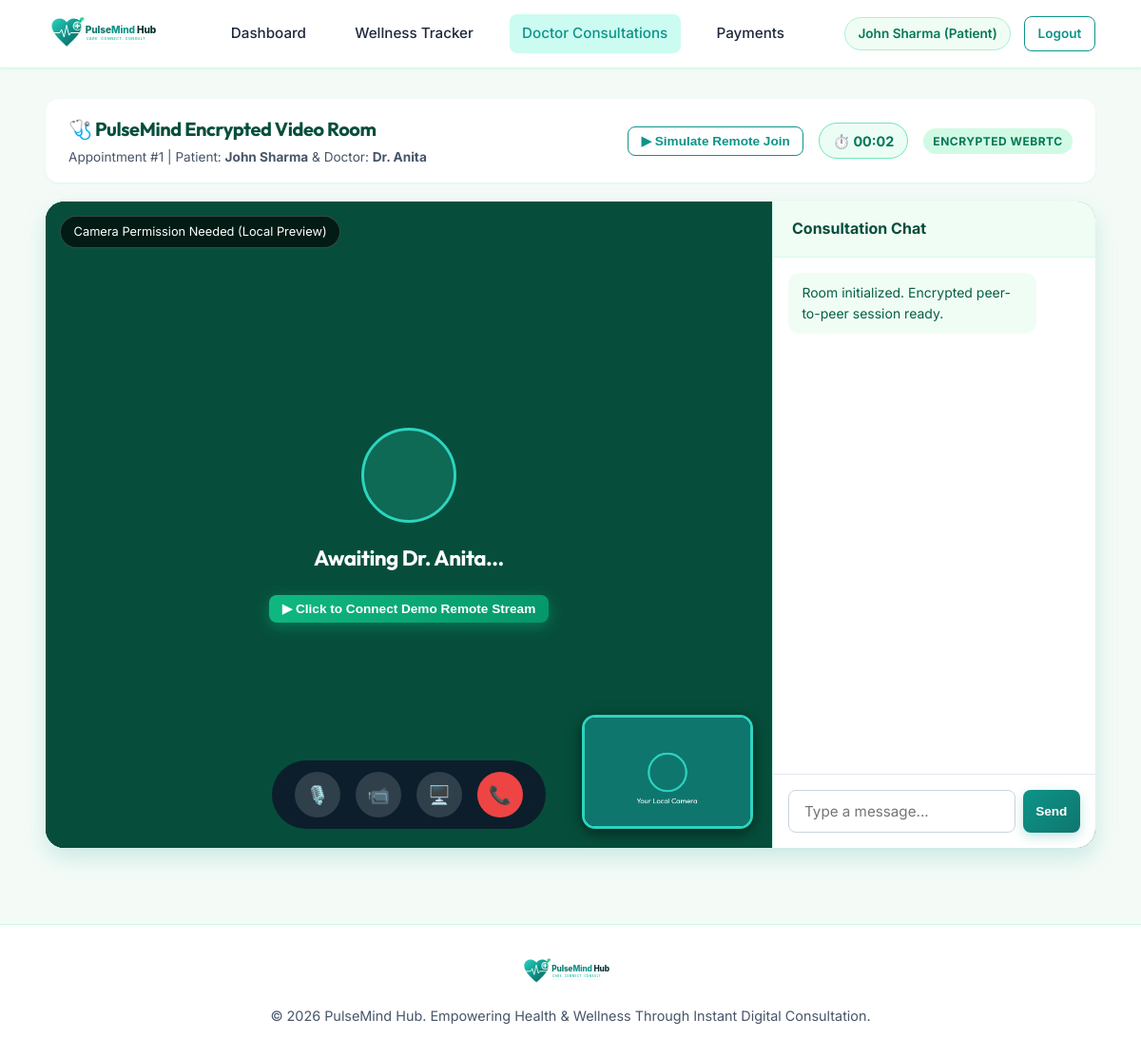
The app's page /consultations/room/demo-consultation-room-101/ (signed in) with its own data.
### accounts/models.py (models this page shows, shortened)
class CustomUser(AbstractUser):
    ROLE_CHOICES = (
        ('PATIENT', 'Patient'),
        ('DOCTOR', 'Doctor'),
        ('ADMIN', 'Admin'),
    )
    role = models.CharField(max_length=10, choices=ROLE_CHOICES, default='PATIENT')
    phone = models.CharField(max_length=20, blank=True, null=True)
    profile_picture = models.ImageField(upload_to='profiles/', blank=True, null=True)
    bio = models.TextField(blank=True, null=True)
    specialization = models.CharField(max_length=100, blank=True, null=True, help_text="For Doctors: e.g., Cardiologist, Psychiatrist, General Physician")
    qualification = models.CharField(max_length=100, blank=True, null=True, help_text="e.g. MBBS, MD, PhD")
    consultation_fee = models.DecimalField(max_digits=10, decimal_places=2, default=500.00, help_text="Fee charged per consultation (₹)")
    experience_years = models.PositiveIntegerField(default=5, help_text="Years of medical practice")
    wellness_goal = models.CharField(max_length=255, blank=True, null=True, default="Improve daily sleep and stay hydrated")
    emergency_contact_name = models.CharField(max_length=100, blank=True, null=True)
    emergency_contact_phone = models.CharField(max_length=20, blank=True, null=True)
    @property
    def is_doctor(self):
        return self.role == 'DOCTOR'
    @property
    def is_admin(self):
        return self.role == 'ADMIN' or self.is_superuser or self.is_staff

### consultations/models.py (models this page shows, shortened)
class Appointment(models.Model):
    STATUS_CHOICES = (
        ('SCHEDULED', 'Scheduled'),
        ('COMPLETED', 'Completed'),
        ('CANCELLED', 'Cancelled'),
    )
    PAYMENT_CHOICES = (
        ('PENDING', 'Payment Pending'),
        ('PAID', 'Paid & Confirmed'),
        ('REFUNDED', 'Refunded'),
    )
    patient = models.ForeignKey(
        settings.AUTH_USER_MODEL,
        on_delete=models.CASCADE,
        related_name='patient_appointments',
        limit_choices_to={'role': 'PATIENT'}
    )
    doctor = models.ForeignKey(
        settings.AUTH_USER_MODEL,
        on_delete=models.CASCADE,
        related_name='doctor_appointments',
        limit_choices_to={'role': 'DOCTOR'}
    )
    slot = models.OneToOneField(DoctorSlot, on_delete=models.SET_NULL, null=True, blank=True, related_name='appointment')
    appointment_date = models.DateField()
    appointment_time = models.TimeField()
    symptoms_notes = models.TextField(blank=True, null=True, help_text="Brief notes on symptoms or health concern")
    fee = models.DecimalField(max_digits=10, decimal_places=2, default=50.00)
    status = models.CharField(max_length=20, choices=STATUS_CHOICES, default='SCHEDULED')
    payment_status = models.CharField(max_length=20, choices=PAYMENT_CHOICES, default='PENDING')
    meeting_room_id = models.CharField(max_length=100, unique=True, default=uuid.uuid4)
    created_at = models.DateTimeField(auto_now_add=True)
    class Meta:
        ordering = ['-appointment_date', '-appointment_time']

### consultations/views.py (the view)
# urls.py: path('room/<str:room_id>/', views.video_room, name='video_room'),
@login_required
def video_room(request, room_id):
    appointment = get_object_or_404(Appointment, meeting_room_id=room_id)
    if request.user != appointment.patient and request.user != appointment.doctor:
        messages.error(request, "Unauthorized access to video consultation room.")
        return redirect('dashboard:index')
    if appointment.payment_status != 'PAID':
        messages.error(request, "Payment is pending for this appointment. Please complete payment first.")
        return redirect('payments:checkout', appointment_id=appointment.id)
    context = {
        'appointment': appointment,
        'room_id': room_id,
        'is_doctor': request.user == appointment.doctor,
    }
    return render(request, 'consultations/video_room.html', context)

### templates/consultations/video_room.html (shortened to what this page needs)
{% extends 'base.html' %}
{% load static %}
{% block content %}
<div style="max-width: 1400px; margin: 0 auto;">
  <div style="display: flex; align-items: center; justify-content: space-between; background: #ffffff; padding: 1rem 1.5rem; border-radius: var(--radius-md); margin-bottom: 1.25rem; box-shadow: var(--shadow-sm);">
    <div>
      <h2 style="font-size: 1.25rem; color: #064e3b; margin-bottom: 0.15rem;">
        🩺 PulseMind Encrypted Video Room
      </h2>
      <div style="font-size: 0.85rem; color: var(--muted-text);">
        Appointment #{{ appointment.id }} | Patient: <strong>{{ appointment.patient.get_full_name|default:appointment.patient.username }}</strong> & Doctor: <strong>Dr. {{ appointment.doctor.get_full_name|default:appointment.doctor.username }}</strong>
      </div>
    </div>
    <div style="display: flex; align-items: center; gap: 1rem;">
      <button onclick="simulateParticipantJoin()" class="btn btn-secondary btn-sm" style="border-color: #0d9488; color: #0d9488;">
        ▶ Simulate Remote Join
      </button>
      <div style="background: #ecfdf5; border: 1px solid #6ee7b7; padding: 0.4rem 0.85rem; border-radius: 50px; font-weight: 700; color: #047857; font-size: 0.9rem;">
        ⏱️ <span id="callTimer">00:00</span>
      </div>
      <span class="badge badge-paid">Encrypted WebRTC</span>
    </div>
  </div>
  <div class="video-call-wrapper">
    <div class="video-view-area">
      <div class="main-video-container">
        <div id="remoteWaitingOverlay" style="display: flex; flex-direction: column; align-items: center; justify-content: center; text-align: center; color: white; padding: 2rem;">
          <div style="width: 100px; height: 100px; border-radius: 50%; background: rgba(45, 212, 191, 0.2); border: 3px solid #2dd4bf; display: flex; align-items: center; justify-content: center; font-size: 3rem; margin-bottom: 1.25rem; animation: pulseGlow 2s infinite;">
          </div>
          <h3 style="color: #ffffff; font-size: 1.4rem; margin-bottom: 1.25rem;">
            Awaiting {% if is_doctor %}{{ appointment.patient.get_full_name|default:appointment.patient.username }}{% else %}Dr. {{ appointment.doctor.get_full_name|default:appointment.doctor.username }}{% endif %}...
          </h3>
          <button onclick="simulateParticipantJoin()" class="btn btn-success btn-sm" style="box-shadow: 0 4px 15px rgba(16, 185, 129, 0.4);">
            ▶ Click to Connect Demo Remote Stream
          </button>
        </div>
        <div class="local-video-pip">
          <video id="localVideo" autoplay playsinline muted></video>
        </div>
        <div id="callStatus" style="position: absolute; top: 15px; left: 15px; background: rgba(0,0,0,0.65); backdrop-filter: blur(4px); color: #ffffff; padding: 0.35rem 0.85rem; border-radius: 50px; font-size: 0.8rem; border: 1px solid rgba(255,255,255,0.2);">
        </div>
      </div>
      <div class="video-controls-bar">
        <button id="btnMuteAudio" onclick="toggleAudio()" class="btn-ctrl" title="Mute/Unmute Mic">🎙️</button>
        <button id="btnToggleVideo" onclick="toggleVideo()" class="btn-ctrl" title="Turn Camera On/Off">📹</button>
        <button onclick="shareScreen()" class="btn-ctrl" title="Share Screen">🖥️</button>
        <button onclick="endCall()" class="btn-ctrl end-call" title="End Consultation Call">📞</button>
      </div>
    </div>
    <div class="chat-sidebar">
      <div class="chat-header">
        Consultation Chat
      </div>
      <div id="chatMessages" class="chat-messages">
        <div class="chat-msg received" style="background: #f0fdf4; color: #065f46;">
          Room initialized. Encrypted peer-to-peer session ready.
        </div>
      </div>
      <form id="chatForm" class="chat-input-area">
        <input type="text" id="chatInput" class="form-control" placeholder="Type a message..." required>
        <button type="submit" class="btn btn-primary btn-sm">Send</button>
      </form>
    </div>
  </div>
</div>
{% endblock %}

### templates/base.html (shortened to what this page needs)
{% load static %}
<!DOCTYPE html>
<html lang="en">
<head>
    <link rel="stylesheet" href="{% static 'css/styles.css' %}">
</head>
<body>
    <nav class="navbar">
        <div class="navbar-container">
            <a href="{% url 'dashboard:index' %}" class="navbar-brand">
                <img src="{% static 'images/logo.svg' %}"
                     alt="PulseMind Hub"
                     class="navbar-logo">
            </a>
            {% if user.is_authenticated %}
                {% if user.is_admin %}
                    <ul class="nav-links">
                        <li>
                            <a href="{% url 'dashboard:index' %}"
                               class="nav-link {% if request.resolver_match.app_name == 'dashboard' %}active{% endif %}">
                                Admin Dashboard
                            </a>
                        </li>
                        <li>
                            <a href="{% url 'accounts:admin_user_list' %}"
                               class="nav-link {% if request.resolver_match.url_name == 'admin_user_list' or request.resolver_match.url_name == 'admin_user_add' or request.resolver_match.url_name == 'admin_user_edit' %}active{% endif %}">
                                User Management
                            </a>
                        </li>
                        <li>
                            <a href="{% url 'accounts:admin_consultations' %}"
                               class="nav-link {% if request.resolver_match.url_name == 'admin_consultations' %}active{% endif %}">
                                Consultations Audit
                            </a>
                        </li>
                        <li>
                            <a href="{% url 'accounts:admin_payments' %}"
                               class="nav-link {% if request.resolver_match.url_name == 'admin_payments' %}active{% endif %}">
                                Financial Audit
                            </a>
                        </li>
                    </ul>
                    <div style="display:flex; align-items:center; gap:0.85rem;">
                        <div class="user-badge"
                             style="background:#fef3c7; color:#92400e; border-color:#fde68a;">
                            Admin: {{ user.username }}
                        </div>
                        <a href="{% url 'accounts:logout' %}"
                           class="btn btn-secondary btn-sm">
                            Logout
                        </a>
                    </div>
                {% else %}
                    <ul class="nav-links">
                        <li>
                            <a href="{% url 'dashboard:index' %}"
                               class="nav-link {% if request.resolver_match.app_name == 'dashboard' %}active{% endif %}">
                                Dashboard
                            </a>
                        </li>
                        <li>
                            <a href="{% url 'wellness:index' %}"
                               class="nav-link {% if request.resolver_match.app_name == 'wellness' %}active{% endif %}">
                                Wellness Tracker
                            </a>
                        </li>
                        <li>
                            <a href="{% url 'consultations:doctors' %}"
                               class="nav-link {% if request.resolver_match.app_name == 'consultations' %}active{% endif %}">
                                Doctor Consultations
                            </a>
                        </li>
                        <li>
                            <a href="{% url 'payments:history' %}"
                               class="nav-link {% if request.resolver_match.app_name == 'payments' %}active{% endif %}">
                                Payments
                            </a>
                        </li>
                    </ul>
                    <div style="display:flex; align-items:center; gap:0.85rem;">
                        <a href="{% url 'accounts:profile' %}" class="user-badge">
                            {{ user.get_full_name|default:user.username }}
                            ({% if user.is_doctor %}Doctor{% else %}Patient{% endif %})
                        </a>
                        <a href="{% url 'accounts:logout' %}"
                           class="btn btn-secondary btn-sm">
                            Logout
                        </a>
                    </div>
                {% endif %}
            {% endif %}
        </div>
    </nav>
    <main class="main-wrapper">
        {% block content %}{% endblock %}
    </main>
    <footer>
        <div style="
            max-width:1600px;
            width:96%;
            margin:0 auto;
            padding:0 1.5rem;
            display:flex;
            flex-direction:column;
            align-items:center;
            gap:0.5rem;
        ">
            <img src="{% static 'images/logo.svg' %}"
                 alt="PulseMind Hub"
                 style="height:36px;">
            <p style="margin-top:0.5rem;">
                © 2026 PulseMind Hub. Empowering Health & Wellness Through Instant Digital Consultation.
            </p>
        </div>
    </footer>
</body>
</html>

### records on screen
CustomUser: get_full_name "John Sharma"
Appointment: id "1", patient.get_full_name "John Sharma", doctor.get_full_name "Anita"
